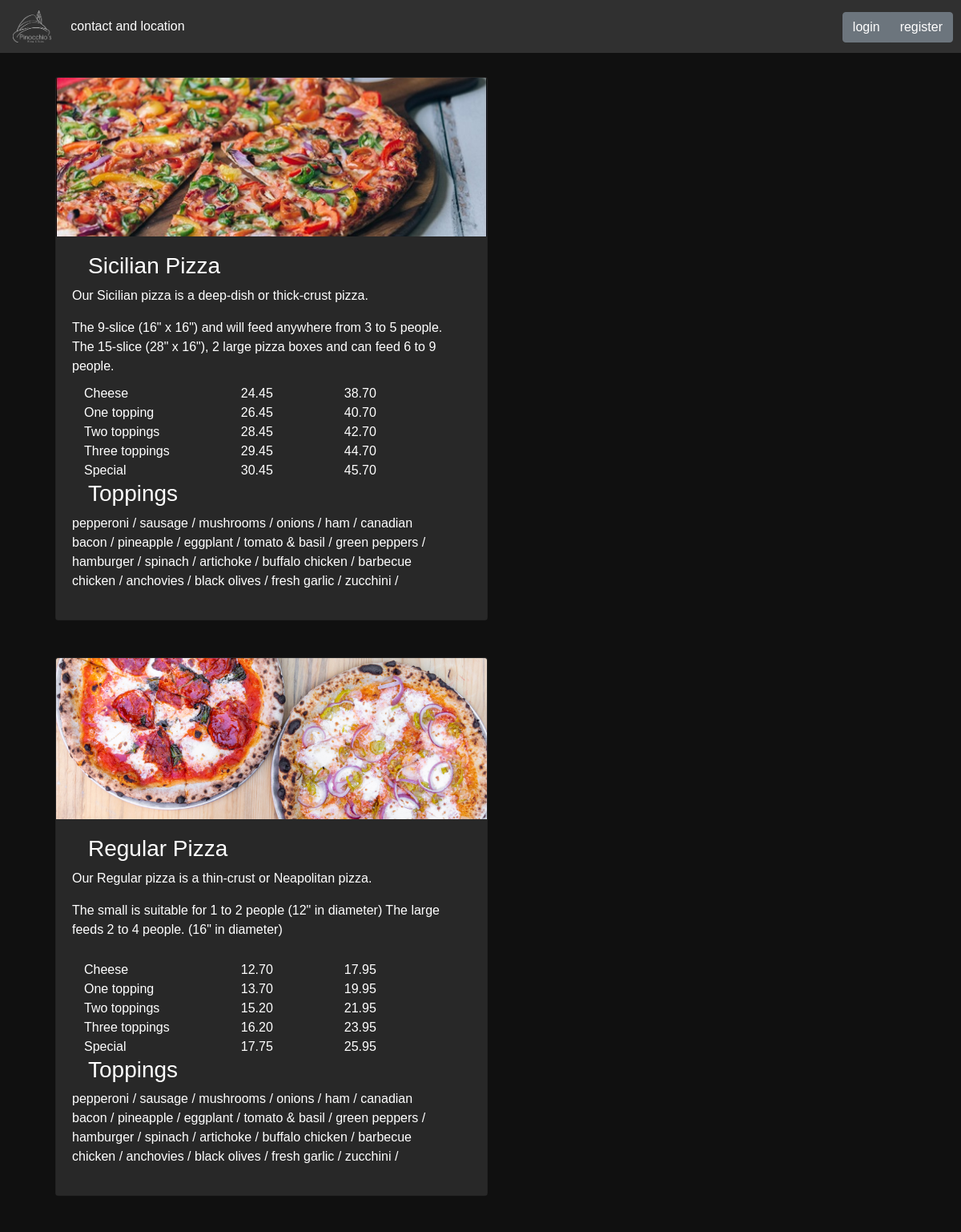
The page / (upper part) on the database its author committed.
### orders/models.py (models this page shows, shortened)
class PizzaTopping(models.Model):
    topping = models.CharField(max_length=20)
    def __str__(self):
        return f'{self.topping}'

class Pizza(models.Model):
    base = models.ForeignKey(PizzaBaseType, on_delete=models.CASCADE, null=True)
    toppings = models.ForeignKey(PizzaTopping, on_delete=models.CASCADE, null=True)
    small = models.FloatField(default=0.0)
    large = models.FloatField(default=0.0)

class Topping(models.Model):
    name = models.CharField(max_length=20)
    def __str__(self):
        return f"{self.name}"

### orders/views.py (the view)
# urls.py: path("", views.index, name="index"),
def index(request):
    if not request.user.is_authenticated:
        context = generate_context(request, None, logged=False)
        return render(request, "orders/index.html", context)
    order = if_pending_order(request)
    context = generate_context(request, order, logged=True)
    return render(request, "orders/order_view.html", context)

### orders/models.py (called while the page is built)
    def __str__(self):
        return f"{self.ingredients}"

    def __str__(self):
        return f"{self.ingredients}"

    def __str__(self):
        return f"{self.ingredients}"

    def __str__(self):
        return f"{self.ingredients}"

### orders/views.py (called while the page is built, shortened)
def generate_context(request, order, logged=False):
    context = {
            "bases": PizzaBaseType.objects.all(),
            "toppingOptions": PizzaTopping.objects.all(),
            "sizes": Size.objects.all(),
            "toppings": Topping.objects.all(),
            "subs": Sub.objects.all(),
            "extras": Extra.objects.all(),
            "pastas": Pasta.objects.all(),
            "salads": Salad.objects.all(),
            "sicilians": Pizza.objects.filter(base="2"),
            "regulars": Pizza.objects.filter(base="1"),
            "dinnerPlates": DinnerPlate.objects.all(),
        }
    return context

### orders/templates/orders/index.html (shortened to what this page needs)
{% extends "orders/layout.html" %}
{% load static %}
{% block navContent %}
<ul class="navbar-nav mr-auto">
    <li class="nav-item active">
        <a class="nav-link" href="#contact">contact and location<span class="sr-only">(current)</span></a>
    </li>
    <div class="btn-group btn-group-toggle" data-toggle="buttons" id="buttons_header">
        <input type="button" class="btn btn-secondary " data-toggle="modal" data-target="#login_modal" value="login">
        <input type="button" class="btn btn-secondary " data-toggle="modal" data-target="#registration_modal"
            value="register">
    </div>
</ul>
{% endblock%}
{% block body %}
<div class="row">
    <div class="card mb-3 menu_items">
        <img src="{% static 'orders/images/sicilian_index_menu.jpg' %}" class="card-img-top" alt="...">
        <div class="card-body">
            <div class="card-text">
                <h3>Sicilian Pizza</h3>
                <div class="row col-md-12">
                    <p>Our Sicilian pizza is a deep-dish or thick-crust pizza.</p>
                    <span> The 9-slice (16" x 16") and will feed anywhere from 3 to 5 people.</span>
                    The 15-slice (28" x 16"), 2 large pizza boxes and can feed 6 to 9 people.
                </div>
                <div class="row">
                    <div class="col-xs-6 pizza_toppings">
                        {% for top in toppingOptions %}
                        <div>{{top}}</div>
                        {% endfor %}
                    </div>
                    <div class="col-xs-3 offset-1 pizza_toppings">
                        {% for sicilian in sicilians %}
                        <div> {{sicilian.small}} </div>
                        {% endfor %}
                    </div>
                    <div class="col-xs-3 offset-1 pizza_toppings">
                        {% for sicilian in sicilians %}
                        <div> {{sicilian.large|floatformat:2}}  </div>
                        {% endfor %}
                    </div>
                </div>
                <div class="row col-md-12">
                    <h3>Toppings</h3>
                    <p> {% for topping in toppings %}
                        <span> {{ topping }} / </span>
                        {% endfor %}
                    </p>
                </div>
            </div>
        </div>
    </div>
    <div class="card mb-3 menu_items">
        <img src="{% static 'orders/images/regular_index_menu.jpg' %}" class="card-img-top" alt="...">
        <div class="card-body">
            <div class="card-text">
                <h3>Regular Pizza</h3>
                <div class="row col-md-12">
                    <p>Our Regular pizza is a thin-crust or Neapolitan pizza. </p>
                    <p>The small is suitable for 1 to 2 people (12" in diameter)
                        The large feeds 2 to 4 people. (16" in diameter)</p>
                </div>
                <div class="row">
                    <div class="col-xs-6 pizza_toppings" >
                        {% for top in toppingOptions %}
                        <div>{{top}}</div>
                        {% endfor %}
                    </div>
                    <div class="col-xs-3 offset-1 pizza_toppings">
                        {% for regular in regulars %}
                        <div> {{regular.small|floatformat:2}} </div>
                        {% endfor %}
                    </div>
                    <div class="col-xs-3 offset-1 pizza_toppings">
                        {% for regular in regulars %}
                        <div> {{regular.large|floatformat:2}}  </div>
                        {% endfor %}
                    </div>
                </div>
                <div class="row col-md-12">
                    <h3>Toppings</h3>
                    <p> {% for topping in toppings %}
                        <span> {{ topping }} / </span>
                        {% endfor %}
                    </p>
                </div>
            </div>
        </div>
    </div>
</div>
<div class="row ">
</div>
{% endblock%}

### orders/templates/orders/layout.html (shortened to what this page needs)
{% load static %}
<!DOCTYPE html>
<html lang="en">
<head>
    <link rel="stylesheet" href="https://stackpath.bootstrapcdn.com/bootstrap/4.4.1/css/bootstrap.min.css"
>
    <link rel="stylesheet" href="{% static 'orders/styles.css' %}" />
</head>
<body style="font-family: sans-serif;">
    <div id="navbar_div">
        <nav class="navbar navbar-expand-lg navbar-dark bg-dark" id="navbar">
            <a class="navbar-brand" href="#"><img src="{% static 'orders/images/white_logo.png' %}" alt=""
                    height="40px"></a>
            <div class="collapse navbar-collapse" id="header_navbar">
                {% block navContent %}
                {% endblock%}
            </div>
        </nav>
    </div>
    {% block body %}
    {% endblock%}
</body>
</html>

### orders/static/orders/styles.css (style rules this page uses)
body { overflow-x: hidden; font-size: medium; background-color: #101010; color: #cccccc; }
#buttons_header { position: absolute; right: 10px; top: 15px; }
h3 { margin-left: 20px; }
.pizza_toppings { padding-left: 30px; padding-right: 15px; padding-top: 10px; }
#navbar { background-color: #303030 !important; }
.card-body, .card { max-width: 540px; background-color: rgb(40, 40, 40) !important; color: white; }
.menu_items { margin-top: 30px; margin-left: 7vw; }

### rows shown on the page
PizzaTopping: topping "Cheese"
PizzaTopping: topping "One topping"
PizzaTopping: topping "Two toppings"
PizzaTopping: topping "Three toppings"
PizzaTopping: topping "Special"
Pizza: small "24.45", large "38.70"
Pizza: small "26.45", large "40.70"
Pizza: small "28.45", large "42.70"
Pizza: small "29.45", large "44.70"
Pizza: small "30.45", large "45.70"
Topping: name "pepperoni"
Topping: name "sausage"
Topping: name "mushrooms"
Topping: name "onions"
Topping: name "ham"
Topping: name "canadian bacon"
Topping: name "pineapple"
Topping: name "eggplant"
Topping: name "tomato & basil"
Topping: name "green peppers"
Topping: name "hamburger"
Topping: name "spinach"
Topping: name "artichoke"
Topping: name "buffalo chicken"
Topping: name "barbecue chicken"
Topping: name "anchovies"
Topping: name "black olives"
Topping: name "fresh garlic"
Topping: name "zucchini"
Pizza: small "12.70", large "17.95"
Pizza: small "13.70", large "19.95"
Pizza: small "15.20", large "21.95"
Pizza: small "16.20", large "23.95"
Pizza: small "17.75", large "25.95"
